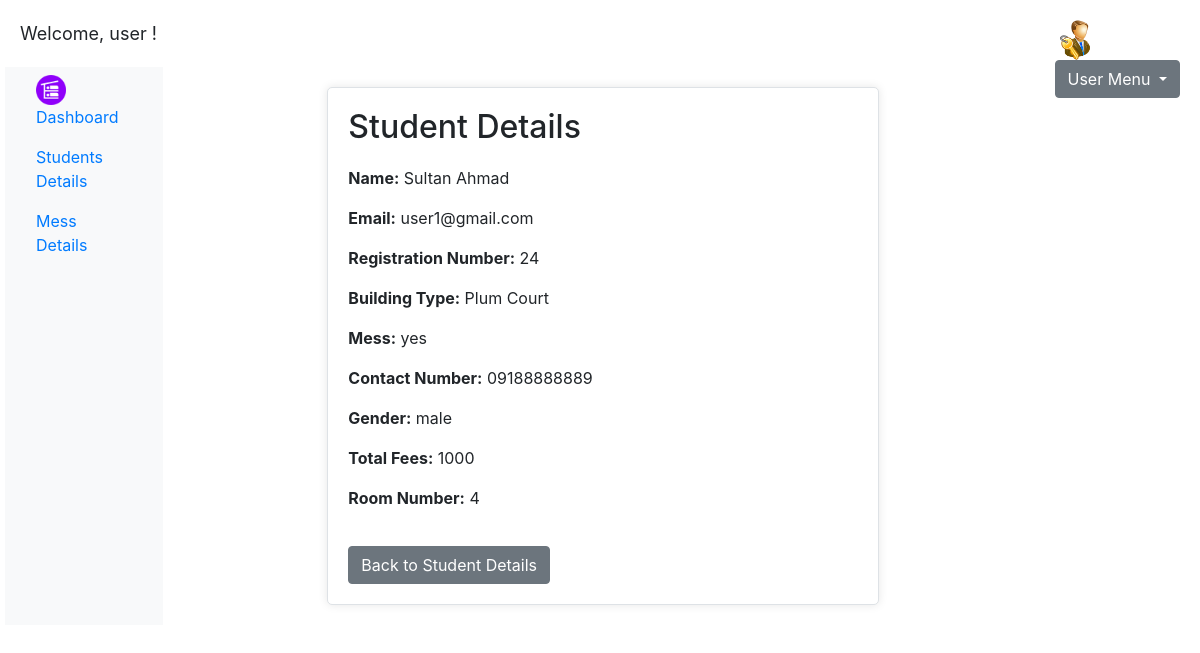
/student/view-student.php?id=31 (signed in), run on the app's committed database.
### tables this page shows
CREATE TABLE `user_registration` (
  `id` int(11) NOT NULL,
  `name` varchar(255) NOT NULL,
  `email` varchar(255) NOT NULL,
  `registration_number` varchar(255) NOT NULL,
  `building_type` varchar(50) NOT NULL,
  `mess` varchar(3) NOT NULL,
  `contact_number` varchar(15) NOT NULL,
  `gender` varchar(10) NOT NULL,
  `total_fees` int(11) NOT NULL,
  `created_at` timestamp NOT NULL DEFAULT current_timestamp(),
  `room_number` int(11) NOT NULL
);

### student/view-student.php (the view, shortened to what this page needs)
<!DOCTYPE html>
<html lang="en">
<head>
    <link rel="stylesheet" href="https://stackpath.bootstrapcdn.com/bootstrap/4.3.1/css/bootstrap.min.css">
</head>
<body>
<div class="dashboard-container">
    <div class="welcome-message">
        Welcome, user !
    </div>
    <div class="user-dropdown">
        <img src="../admin/admin-icn.png" alt="Profile Picture" width="40" height="40" class="rounded-circle">
        <div class="dropdown">
            <button  class="btn btn-secondary dropdown-toggle" type="button" id="userDropdown" data-toggle="dropdown" aria-haspopup="true" aria-expanded="false">
                User Menu
            </button>
        </div>
    </div>
    <div class="row">
        <nav class="col-md-2 d-none d-md-block bg-light sidebar">
            <div class="sidebar-sticky">
                <ul class="nav flex-column">
                    <li class="nav-item">
                        <a class="nav-link" href="dashboard.php">
                            <img src="../admin/logo-icon-nav.png" alt="Logo" width="30" height="30">
                            Dashboard
                        </a>
                    </li>
                    <li class="nav-item">
                        <a class="nav-link" href="student-details.php">
                            Students Details
                        </a>
                    </li>
                    <li class="nav-item">
                        <a class="nav-link" href="mess.php">
                            Mess Details
                        </a>
                    </li>
                </ul>
            </div>
        </nav>
<div class="dashboard-container">
        <main role="main" class="col-md-12 ml-sm-auto col-lg-10 px-4">
<div class="student-details-container">
    <?php
    $servername = "localhost";
    $username = "root";
    $password = "";
    $dbname = "hostelpro";
    $conn = new mysqli($servername, $username, $password, $dbname);
    $studentID = $_GET['id'];
    $sql = "SELECT * FROM user_registration WHERE id = $studentID";
    $result = $conn->query($sql);
    if ($result->num_rows > 0) {
        $row = $result->fetch_assoc();
        echo "<h2>Student Details</h2>";
        echo "<p><strong>Name:</strong> " . $row['name'] . "</p>";
        echo "<p><strong>Email:</strong> " . $row['email'] . "</p>";
        echo "<p><strong>Registration Number:</strong> " . $row['registration_number'] . "</p>";
        echo "<p><strong>Building Type:</strong> " . $row['building_type'] . "</p>";
        echo "<p><strong>Mess:</strong> " . $row['mess'] . "</p>";
        echo "<p><strong>Contact Number:</strong> " . $row['contact_number'] . "</p>";
        echo "<p><strong>Gender:</strong> " . $row['gender'] . "</p>";
        echo "<p><strong>Total Fees:</strong> " . $row['total_fees'] . "</p>";
        echo "<p><strong>Room Number:</strong> " . $row['room_number'] . "</p>";
    } else {
        echo "<p>No student found with the provided ID.</p>";
    }
    ?>
    <a href="student-details.php" class="btn btn-secondary back-button">Back to Student Details</a>
</div>
</main>
    </div>
</div>
</body>
</html>

### student/view-student.php (style rules this page uses)
.student-details-container { max-width: 600px; margin: auto; background-color: #fff; padding: 20px; border: 1px solid #dee2e6; border-radius: 5px; box-shadow: 0 0 10px rgba(0, 0, 0, 0.1); }
h2 { margin-bottom: 20px; }
.back-button { margin-top: 20px; }
.dashboard-container { width: 80%; max-width: 1200px; padding: 20px; }
.welcome-message { font-size: 18px; margin-bottom: 20px; }
.user-dropdown { position: absolute; top: 20px; right: 20px; }

### data on the page
user_registration: name "Sultan Ahmad", email "user1@gmail.com", registration_number "24", building_type "Plum Court", mess "yes", contact_number "09188888889", gender "male", total_fees "1000", room_number "4"
